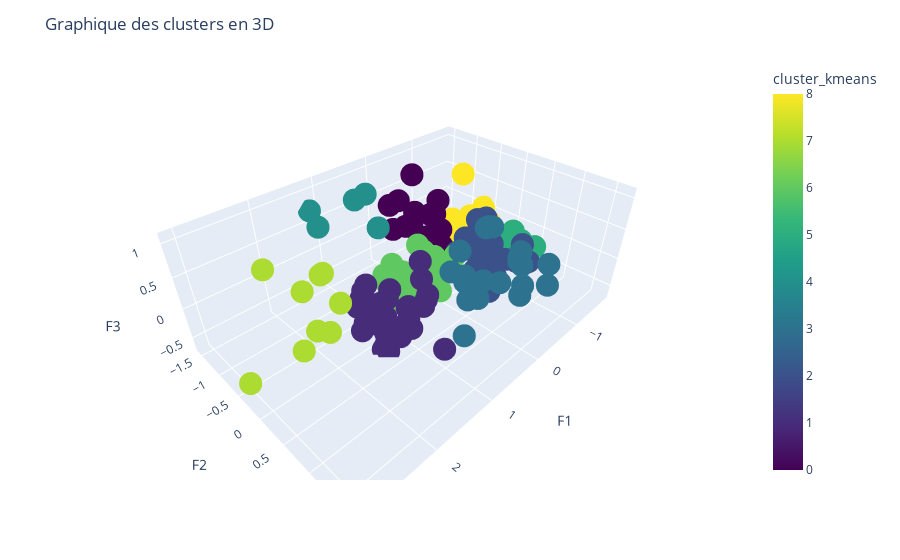

Write notebook code for a chart like this one.
### Code cell
import plotly.express as px

fig = px.scatter_3d(df, x='F1', y='F2', z='F3', color='cluster_kmeans', color_continuous_scale='Viridis')

fig.update_layout(title='Graphique des clusters en 3D')
fig.show()

### Figure 1 — Plotly figure (JSON) as saved in the notebook; plotly's stock layout.template omitted (floating-point values rounded to 4 significant figures; data arrays with more than 128 entries replaced by an {"elided": "..."} marker saying what was removed)
{"data": [{"hovertemplate": "F1=%{x}<br>F2=%{y}<br>F3=%{z}<br>cluster_kmeans=%{marker.color}<extra></extra>", "legendgroup": "", "marker": {"color": {"elided": "167 int values"}, "coloraxis": "coloraxis", "symbol": "circle"}, "mode": "markers", "name": "", "scene": "scene", "showlegend": false, "type": "scatter3d", "x": {"elided": "167 float values"}, "y": {"elided": "167 float values"}, "z": {"elided": "167 float values"}}], "layout": {"coloraxis": {"colorbar": {"title": {"text": "cluster_kmeans"}}, "colorscale": [[0, "#440154"], [0.1111, "#482878"], [0.2222, "#3e4989"], [0.3333, "#31688e"], [0.4444, "#26828e"], [0.5556, "#1f9e89"], [0.6667, "#35b779"], [0.7778, "#6ece58"], [0.8889, "#b5de2b"], [1, "#fde725"]]}, "legend": {"tracegroupgap": 0}, "margin": {"t": 60}, "scene": {"domain": {"x": [0, 1], "y": [0, 1]}, "xaxis": {"title": {"text": "F1"}}, "yaxis": {"title": {"text": "F2"}}, "zaxis": {"title": {"text": "F3"}}}, "title": {"text": "Graphique des clusters en 3D"}}}
